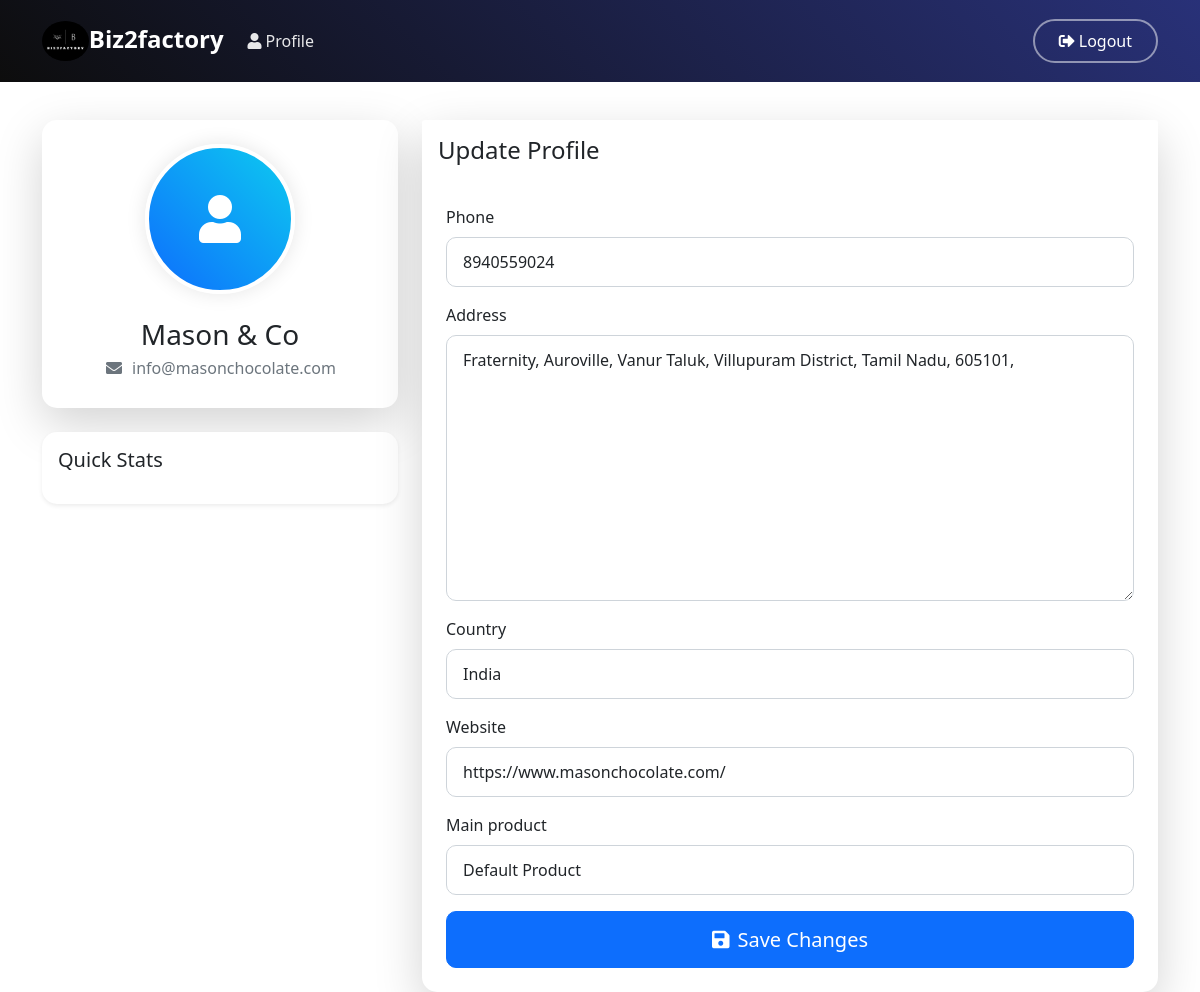
Page /profile/ (signed in) on the committed database.
### MainApp/models.py (models this page shows, shortened)
class Company(models.Model):
    user = models.OneToOneField(User, on_delete=models.CASCADE)
    phone = models.CharField(max_length=20, null=True, blank=True)
    address = models.TextField(null=True, blank=True)
    country = models.CharField(max_length=100, null=True, blank=True)
    website = models.URLField(null=True, blank=True)
    required_materials = models.ManyToManyField(Material, related_name='companies')
    Main_product = models.CharField(max_length=100, null=True, blank=True)
    @classmethod
    def is_user_company(cls, user):
        return hasattr(user, 'company')

### MainApp/views.py (the view)
# urls.py: path('profile/', views.profile_view, name='profile'),
@login_required
def profile_view(request):
    if request.method == 'POST':
        if Seller.is_user_seller(request.user):
            form = SellerUpdateForm(
                request.POST,
                request.FILES,
                instance=request.user.seller
            )
        elif Company.is_user_company(request.user):
            form = CompanyUpdateForm(
                request.POST,
                request.FILES,
                instance=request.user.company
            )
        if form.is_valid():
            form.save()
            messages.success(request, 'Profile updated successfully!')
            return redirect('profile')
        else:
            messages.error(request, 'Please correct the errors below.')
    else:
        if Seller.is_user_seller(request.user):
            form = SellerUpdateForm(instance=request.user.seller)
        elif Company.is_user_company(request.user):
            form = CompanyUpdateForm(instance=request.user.company)
        else:
            messages.error(request, 'Invalid user type')
            return redirect('home')
    return render(request, 'MainApp/profile.html', {'form': form})

### MainApp/models.py (called while the page is built)
    @classmethod
    def is_user_seller(cls, user):
        return hasattr(user, 'seller')

### MainApp/templates/MainApp/profile.html (shortened to what this page needs)
{% extends 'MainApp/base.html' %}
{% block content %}
<div class="container mt-5 pt-4"></div>
<div class="container mt-5">
    <div class="row">
        <div class="col-md-4 mb-4">
            <div class="card shadow-lg border-0">
                <div class="card-body text-center p-4">
                    <div class="profile-image-container mb-4">
                        {% if user.seller.profile_picture %}
                            <img src="{{ user.seller.profile_picture.url }}" alt="Profile Picture" class="profile-image">
                        {% else %}
                            <div class="profile-image-placeholder">
                                <i class="fas fa-user fa-3x text-white"></i>
                            </div>
                        {% endif %}
                    </div>
                    <h3 class="mb-1">{{ user.username }}</h3>
                    <div class="contact-info">
                        <p class="mb-1"><i class="fas fa-envelope me-2"></i>{{ user.email }}</p>
                    </div>
                </div>
            </div>
            <div class="card shadow-sm border-0 mt-4">
                <div class="card-body">
                    <h5 class="card-title mb-3">Quick Stats</h5>
                </div>
            </div>
        </div>
        <div class="col-md-8">
            <div class="card shadow-lg border-0">
                <div class="card-header bg-white border-0 py-3">
                    <h4 class="mb-0">Update Profile</h4>
                </div>
                <div class="card-body p-4">
                    <form method="post" enctype="multipart/form-data" class="animate__animated animate__fadeIn">
                        {% for field in form %}
                            <div class="mb-3">
                                <label for="{{ field.id_for_label }}" class="form-label">
                                    {{ field.label }}
                                </label>
                                {{ field }}
                            </div>
                        {% endfor %}
                        <div class="d-grid gap-2">
                            <button type="submit" class="btn btn-primary btn-lg">
                                <i class="fas fa-save me-2"></i>Save Changes
                            </button>
                        </div>
                    </form>
                </div>
            </div>
        </div>
    </div>
</div>
{% endblock %}

### MainApp/templates/MainApp/base.html (shortened to what this page needs)
{% load static %}
<!DOCTYPE html>
<html lang="en">
<head>
    <link href="https://cdn.jsdelivr.net/npm/bootstrap@5.1.3/dist/css/bootstrap.min.css" rel="stylesheet">
    <link rel="stylesheet" href="https://cdnjs.cloudflare.com/ajax/libs/animate.css/4.1.1/animate.min.css">
    <link rel="stylesheet" href="https://cdnjs.cloudflare.com/ajax/libs/font-awesome/5.15.4/css/all.min.css">
    <link href="https://cdn.jsdelivr.net/npm/select2@4.1.0-rc.0/dist/css/select2.min.css" rel="stylesheet" />
</head>
<body>
    <nav class="navbar navbar-expand-lg fixed-top">
        <div class="container">
            <a class="navbar-brand animate__animated animate__fadeInLeft" href="{% url 'home' %}">
                <img src="{% static 'image.png' %}" alt="Biz2factory Logo" style="height: 40px; border-radius: 50%;">Biz2factory
            </a>
            <div class="collapse navbar-collapse" id="navbarNav">
                <ul class="navbar-nav me-auto animate__animated animate__fadeInDown">
                    {% if user.is_authenticated %}
                        <li class="nav-item">
                            <a class="nav-link" href="{% url 'profile' %}">
                                <i class="fas fa-user me-1"></i>Profile
                            </a>
                        </li>
                    {% endif %}
                </ul>
                <ul class="navbar-nav animate__animated animate__fadeInRight">
                    {% if user.is_authenticated %}
                        <li class="nav-item">
                            <form method="post" action="{% url 'logout' %}" class="d-inline">
                                <button type="submit" class="btn btn-auth btn-login">
                                    <i class="fas fa-sign-out-alt me-1"></i>Logout
                                </button>
                            </form>
                        </li>
                    {% endif %}
                </ul>
            </div>
        </div>
    </nav>
    <div class="position-fixed top-0 end-0 p-3" style="z-index: 1050;">
    </div>
    {% block content %}
    {% endblock %}
</body>
</html>

### MainApp/templates/MainApp/base.html (style rules this page uses)
.navbar { background: linear-gradient(45deg, rgba(0,0,0,0.95), rgba(29,38,113,0.95)); padding: 1rem 0; backdrop-filter: blur(10px); }
.navbar-brand { font-size: 1.5rem; font-weight: 700; color: white !important; }
.nav-link { color: rgba(255,255,255,0.9) !important; font-weight: 500; transition: all 0.3s ease; }
.btn-auth { border-radius: 50px; padding: 0.5rem 1.5rem; transition: all 0.3s ease; }
.btn-login { background: transparent; border: 2px solid rgba(255,255,255,0.5); color: white; }

### MainApp/templates/MainApp/profile.html (style rules this page uses)
.profile-image-container { width: 150px; height: 150px; margin: 0 auto; position: relative; }
.profile-image-placeholder { width: 100%; height: 100%; border-radius: 50%; background: linear-gradient(45deg, #0d6efd, #0dcaf0); display: flex; align-items: center; justify-content: center; border: 4px solid #fff; box-shadow: 0 0 20px rgba(0,0,0,0.1); }
.card { border-radius: 15px; transition: all 0.3s ease; }
.form-control { border-radius: 10px; padding: 0.75rem 1rem; }
.btn-primary { padding: 0.8rem; font-weight: 500; border-radius: 10px; transition: all 0.3s ease; }
.contact-info { color: #6c757d; }
.contact-info i { width: 20px; }
.shadow-lg { box-shadow: 0 1rem 3rem rgba(0,0,0,0.175) !important; }
.shadow-sm { box-shadow: 0 .125rem .25rem rgba(0,0,0,0.075) !important; }
.card-header { background: transparent; }
.animate__animated { animation-duration: 0.5s; }

### rows in the picture
Company: form "8940559024" "Fraternity, Auroville, Vanur Taluk, Villupuram District, Tamil Nadu, 605101," "India" "https://www.masonchocolate.com/" "Default Product"

### other values in the picture
{{ user.username }} "Mason & Co"
{{ user.email }} "info@masonchocolate.com"
{{ field.label }} "Phone" "Address" "Country" "Website" "Main product"
